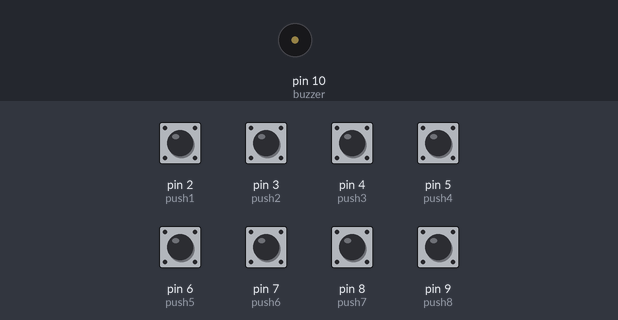
Bench run of a sketch on a simulated Arduino Uno, built with avr-gcc and run on an emulated ATmega328P. Shown: buzzer (waves = sounding). The inputs (shaded band) are chosen by the test bench; at power-on: pin 2 (push1), pin 3 (push2), pin 4 (push3), pin 5 (push4), pin 6 (push5), pin 7 (push6), pin 8 (push7), pin 9 (push8) LOW.

Above: at 2.8 s.
2.9 s: pin 2 (push1) pulled HIGH for 1.2 s
At 4.2 s:
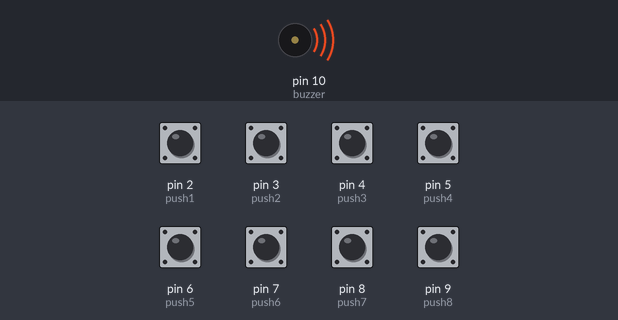
Timing chart, 0 to 5.9 s (numbered marks = the images above; inputs shaded):
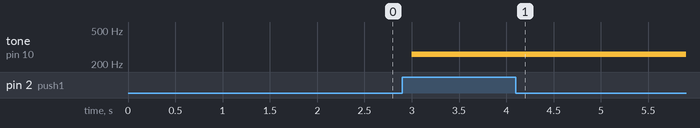

The sketch:

piano_buttons.ino
```cpp
// Define button input pins
int push1 = 2;
int push2 = 3;
int push3 = 4;
int push4 = 5;
int push5 = 6;
int push6 = 7;
int push7 = 8;
int push8 = 9;

// Define buzzer output pin
int buzzer = 10;

void setup() {
  // Set buttons as input
  pinMode(push1, INPUT);
  pinMode(push2, INPUT);
  pinMode(push3, INPUT);
  pinMode(push4, INPUT);
  pinMode(push5, INPUT);
  pinMode(push6, INPUT);
  pinMode(push7, INPUT);
  pinMode(push8, INPUT);

  // Set buzzer as output
  pinMode(buzzer, OUTPUT);
}

void loop() {
  // Read all push buttons
  int v1 = digitalRead(push1);
  int v2 = digitalRead(push2);
  int v3 = digitalRead(push3);
  int v4 = digitalRead(push4);
  int v5 = digitalRead(push5);
  int v6 = digitalRead(push6);
  int v7 = digitalRead(push7);
  int v8 = digitalRead(push8);

  // Play tones based on button press
  if(v1 == 1) {
    tone(buzzer, 261);  // C4
  }
  if(v2 == 1) {
    tone(buzzer, 293);  // D4
  }
  if(v3 == 1) {
    tone(buzzer, 329);  // E4
  }
  if(v4 == 1) {
    tone(buzzer, 349);  // F4
  }
  if(v5 == 1) {
    tone(buzzer, 392);  // G4
  }
  if(v6 == 1) {
    tone(buzzer, 440);  // A4
  }
  if(v7 == 1) {
    tone(buzzer, 495);  // B4
  }
  if(v8 == 1) {
    tone(buzzer, 528);  // C5
  }

  delay(1000); // Wait for 1 second before checking again
}
```

Measured:
- after the input at 2.9 s, tone on pin 10 (buzzer): silent → 261 Hz after 0.10 s
